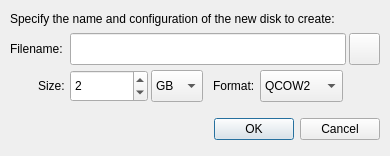
<?xml version="1.0" encoding="UTF-8"?>
<ui version="4.0">
 <class>newDisk_dlg</class>
 <widget class="QDialog" name="newDisk_dlg">
  <property name="windowModality">
   <enum>Qt::ApplicationModal</enum>
  </property>
  <property name="geometry">
   <rect>
    <x>0</x>
    <y>0</y>
    <width>390</width>
    <height>156</height>
   </rect>
  </property>
  <property name="windowTitle">
   <string>Create New Disk</string>
  </property>
  <property name="windowIcon">
   <iconset theme="drive-harddisk"/>
  </property>
  <property name="modal">
   <bool>true</bool>
  </property>
  <widget class="QDialogButtonBox" name="buttonBox">
   <property name="geometry">
    <rect>
     <x>10</x>
     <y>112</y>
     <width>370</width>
     <height>34</height>
    </rect>
   </property>
   <property name="orientation">
    <enum>Qt::Horizontal</enum>
   </property>
   <property name="standardButtons">
    <set>QDialogButtonBox::Cancel|QDialogButtonBox::Ok</set>
   </property>
  </widget>
  <widget class="QLabel" name="lblFName">
   <property name="geometry">
    <rect>
     <x>10</x>
     <y>40</y>
     <width>57</width>
     <height>18</height>
    </rect>
   </property>
   <property name="text">
    <string>Filename:</string>
   </property>
  </widget>
  <widget class="QLabel" name="lblFmt">
   <property name="geometry">
    <rect>
     <x>213</x>
     <y>77</y>
     <width>44</width>
     <height>18</height>
    </rect>
   </property>
   <property name="text">
    <string>Format:</string>
   </property>
  </widget>
  <widget class="QLabel" name="lblSz">
   <property name="geometry">
    <rect>
     <x>38</x>
     <y>77</y>
     <width>29</width>
     <height>18</height>
    </rect>
   </property>
   <property name="text">
    <string>Size:</string>
   </property>
  </widget>
  <widget class="QLineEdit" name="diskFName">
   <property name="geometry">
    <rect>
     <x>70</x>
     <y>33</y>
     <width>276</width>
     <height>32</height>
    </rect>
   </property>
  </widget>
  <widget class="QSpinBox" name="sizeVal">
   <property name="geometry">
    <rect>
     <x>70</x>
     <y>70</y>
     <width>78</width>
     <height>32</height>
    </rect>
   </property>
   <property name="maximum">
    <number>99999</number>
   </property>
   <property name="value">
    <number>2</number>
   </property>
  </widget>
  <widget class="QComboBox" name="sizeScale">
   <property name="geometry">
    <rect>
     <x>151</x>
     <y>70</y>
     <width>52</width>
     <height>32</height>
    </rect>
   </property>
   <item>
    <property name="text">
     <string>GB</string>
    </property>
   </item>
   <item>
    <property name="text">
     <string>MB</string>
    </property>
   </item>
  </widget>
  <widget class="QPushButton" name="btnBrowse">
   <property name="geometry">
    <rect>
     <x>349</x>
     <y>33</y>
     <width>31</width>
     <height>32</height>
    </rect>
   </property>
   <property name="text">
    <string/>
   </property>
   <property name="icon">
    <iconset theme="folder"/>
   </property>
  </widget>
  <widget class="QLabel" name="lblInfo">
   <property name="geometry">
    <rect>
     <x>10</x>
     <y>10</y>
     <width>370</width>
     <height>18</height>
    </rect>
   </property>
   <property name="text">
    <string>Specify the name and configuration of the new disk to create:</string>
   </property>
  </widget>
  <widget class="QComboBox" name="fileFormat">
   <property name="geometry">
    <rect>
     <x>260</x>
     <y>70</y>
     <width>83</width>
     <height>32</height>
    </rect>
   </property>
   <item>
    <property name="text">
     <string>QCOW2</string>
    </property>
   </item>
   <item>
    <property name="text">
     <string>RAW</string>
    </property>
   </item>
  </widget>
 </widget>
 <tabstops>
  <tabstop>diskFName</tabstop>
  <tabstop>btnBrowse</tabstop>
  <tabstop>sizeVal</tabstop>
  <tabstop>sizeScale</tabstop>
  <tabstop>fileFormat</tabstop>
 </tabstops>
 <resources/>
 <connections>
  <connection>
   <sender>buttonBox</sender>
   <signal>accepted()</signal>
   <receiver>newDisk_dlg</receiver>
   <slot>accept()</slot>
   <hints>
    <hint type="sourcelabel">
     <x>248</x>
     <y>254</y>
    </hint>
    <hint type="destinationlabel">
     <x>157</x>
     <y>274</y>
    </hint>
   </hints>
  </connection>
  <connection>
   <sender>buttonBox</sender>
   <signal>rejected()</signal>
   <receiver>newDisk_dlg</receiver>
   <slot>reject()</slot>
   <hints>
    <hint type="sourcelabel">
     <x>316</x>
     <y>260</y>
    </hint>
    <hint type="destinationlabel">
     <x>286</x>
     <y>274</y>
    </hint>
   </hints>
  </connection>
 </connections>
</ui>
